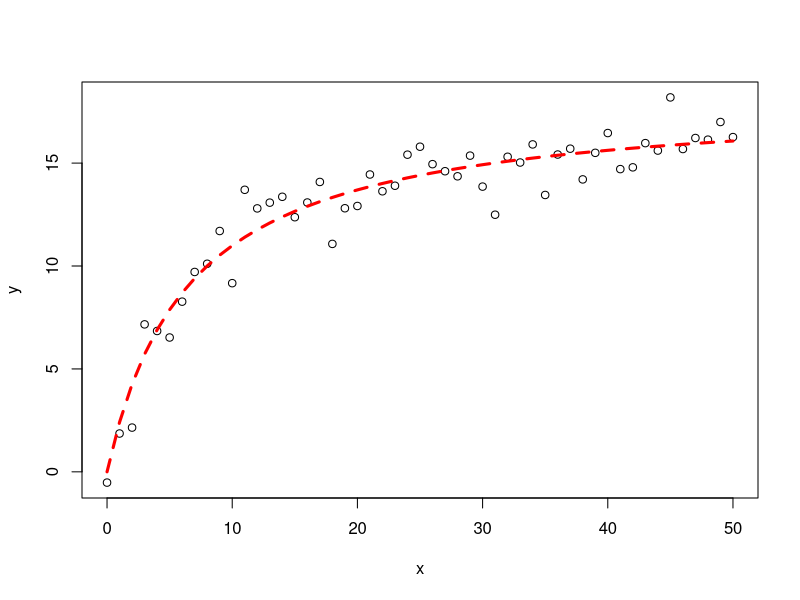

The R script that drew this image:
## ---- chunk 1
x<-seq(0,50,1)
y<-((runif(1,10,20)*x)/(runif(1,0,10)+x))+rnorm(51,0,1)
model<-nls(y~a*x/(b+x),start = list(a = 1,b = 3))
summary(model)
plot(x,y)
lines(x,predict(model),lty=2,col="red",lwd=3)
## ---- chunk 2
n <- 1000      
x1 <- runif(n, min = 0, max = 100)
x2 <- runif(n, min = 0, max = 100)
y<-5*x1/(45+x2)+rnorm(n, sd = 3)
model2<-nls(y~b1*x1/(b2+x2),start = list(b1 = 1,b2 = 2))
summary(model2)
